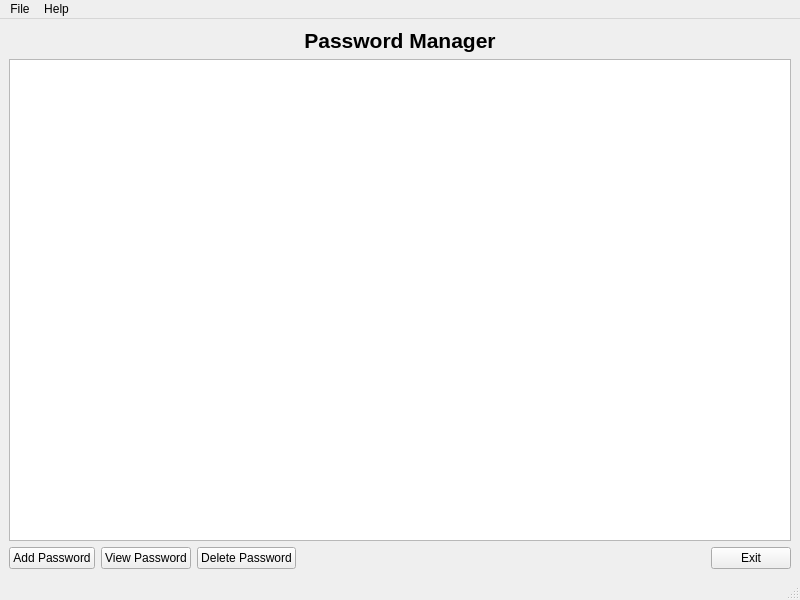
<?xml version="1.0" encoding="UTF-8"?>
<ui version="4.0">
 <class>MainWindow</class>
 <widget class="QMainWindow" name="MainWindow">
  <property name="geometry">
   <rect>
    <x>0</x>
    <y>0</y>
    <width>800</width>
    <height>600</height>
   </rect>
  </property>
  <property name="windowTitle">
   <string>Password Saver</string>
  </property>
  <widget class="QWidget" name="centralwidget">
   <layout class="QVBoxLayout" name="verticalLayout">
    <item>
     <widget class="QLabel" name="titleLabel">
      <property name="text">
       <string>Password Manager</string>
      </property>
      <property name="alignment">
       <set>Qt::AlignCenter</set>
      </property>
      <property name="font">
       <font>
        <pointsize>16</pointsize>
        <weight>75</weight>
        <bold>true</bold>
       </font>
      </property>
     </widget>
    </item>
    <item>
     <widget class="QListWidget" name="serviceListWidget">
      <property name="alternatingRowColors">
       <bool>true</bool>
      </property>
     </widget>
    </item>
    <item>
     <layout class="QHBoxLayout" name="buttonLayout">
      <item>
       <widget class="QPushButton" name="addButton">
        <property name="text">
         <string>Add Password</string>
        </property>
       </widget>
      </item>
      <item>
       <widget class="QPushButton" name="viewButton">
        <property name="text">
         <string>View Password</string>
        </property>
       </widget>
      </item>
      <item>
       <widget class="QPushButton" name="deleteButton">
        <property name="text">
         <string>Delete Password</string>
        </property>
       </widget>
      </item>
      <item>
       <spacer name="horizontalSpacer">
        <property name="orientation">
         <enum>Qt::Horizontal</enum>
        </property>
        <property name="sizeHint" stdset="0">
         <size>
          <width>40</width>
          <height>20</height>
         </size>
        </property>
       </spacer>
      </item>
      <item>
       <widget class="QPushButton" name="exitButton">
        <property name="text">
         <string>Exit</string>
        </property>
       </widget>
      </item>
     </layout>
    </item>
   </layout>
  </widget>
  <widget class="QMenuBar" name="menubar">
   <property name="geometry">
    <rect>
     <x>0</x>
     <y>0</y>
     <width>800</width>
     <height>22</height>
    </rect>
   </property>
   <widget class="QMenu" name="menuFile">
    <property name="title">
     <string>File</string>
    </property>
    <addaction name="actionExit"/>
   </widget>
   <widget class="QMenu" name="menuHelp">
    <property name="title">
     <string>Help</string>
    </property>
    <addaction name="actionAbout"/>
   </widget>
   <addaction name="menuFile"/>
   <addaction name="menuHelp"/>
  </widget>
  <widget class="QStatusBar" name="statusbar"/>
  <action name="actionExit">
   <property name="text">
    <string>Exit</string>
   </property>
  </action>
  <action name="actionAbout">
   <property name="text">
    <string>About</string>
   </property>
  </action>
 </widget>
 <resources/>
 <connections/>
</ui>
